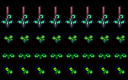

The image is a tile-based game level rendered from a .tmx file. Its description and complete source (layers, tilesets, objects, tile grids) follow:
An orthogonal 8x5 tile map with 16x16 px tiles, 2 tile layers (Buildings, Front).

<map version="1.10" tiledversion="1.11.2" orientation="orthogonal" renderorder="right-down" width="8" height="5" tilewidth="16" tileheight="16" infinite="0" nextlayerid="7" nextobjectid="1">
 <tileset firstgid="1" name="spring_GardenCrops" tilewidth="16" tileheight="16" tilecount="128" columns="16">
  <image source="spring_GardenCrops.png" width="256" height="128" />
 </tileset>
 <layer id="2" name="Buildings" width="8" height="5">
  <data encoding="csv">
0,0,0,0,0,0,0,0,
28,28,28,28,28,28,28,28,
20,20,20,20,20,20,20,20,
52,52,52,52,52,52,52,52,
60,60,60,60,60,60,60,60
</data>
 </layer>
 <objectgroup id="3" name="Buildings" />
 <layer id="5" name="Front" width="8" height="5">
  <data encoding="csv">
12,12,12,12,12,12,12,12,
0,0,0,0,0,0,0,0,
0,0,0,0,0,0,0,0,
0,0,0,0,0,0,0,0,
0,0,0,0,0,0,0,0
</data>
 </layer>
 <objectgroup id="6" name="Front" />
</map>
